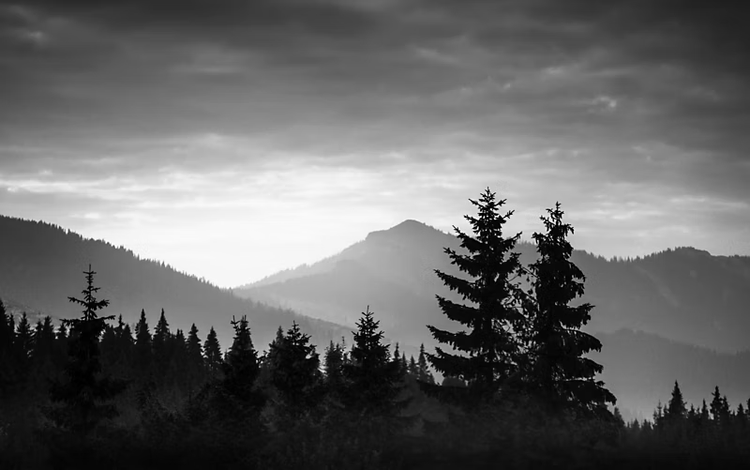
#> input picture grises.png, 750 x 470 px
$ jupyter execute --allow-errors LAB1.ipynb
#> lines starting #> are read from the running program, lines starting #| are printed output that depends on the picture
#> further down, img is the input picture: shape (470, 750); min 0, max 255, mean 101.5
# Laboratorio 1

Alina Carias, Ariela Mishaan, Daniel Machic

## Librerías

[cell 1]
import numpy as np
import cv2
import matplotlib.pyplot as plt

## TASK 2 - PRÁCTICA

### Ejercicio 1: Convolución 2D Genérica

[cell 2]
def pad_reflect_manual (img, pad_h, pad_w):

#> called with pad_h = 2, pad_w = 2
    if pad_h == 0 and pad_w == 0:
        return img.copy()

    H, W = img.shape
#> H = 470; W = 750
    out = np.empty((H + 2*pad_h, W + 2*pad_w), dtype=img.dtype)

    out[pad_h:pad_h+H, pad_w:pad_w+W] = img

    if pad_h > 0:
        out[:pad_h, pad_w:pad_w+W] = img[pad_h:0:-1, :]
#> out: shape (474, 754) float32; min 0, max 1.66e+35, mean 4.63e+29
        out[pad_h+H:, pad_w:pad_w+W] = img[-2:-2-pad_h:-1, :]
#> out: shape (474, 754) float32; min 0, max 1.66e+35, mean 4.63e+29

    if pad_w > 0:
        out[:, :pad_w] = out[:, 2*pad_w:pad_w:-1]
        out[:, pad_w+W:] = out[:, pad_w+W-2:pad_w+W-2-pad_w:-1]

    return out

[cell 3]
def mi_convolucion(imagen, kernel, padding_type='reflect'):
    if imagen.ndim != 2:
        raise ValueError("Solo en escala de grises (H,W).")

    img = imagen.astype(np.float32, copy=False)
    k = np.array(kernel, dtype=np.float32)

    if k.ndim != 2:
        raise ValueError("El kernel debe ser 2D.")
    if k.shape[0] % 2 == 0 or k.shape[1] % 2 == 0:
        raise ValueError("El kernel debe ser impar (3x3, 5x5...).")

    kh, kw = k.shape
    pad_h, pad_w = kh // 2, kw // 2

    # Convolución real: flip del kernel
    k = np.flipud(np.fliplr(k))

    if padding_type == 'reflect':
        padded = pad_reflect_manual(img, pad_h, pad_w)
    else:
        raise ValueError("Se debe de utilizar reflect como padding_type.")

    H, W = img.shape
#> H = 470; W = 750
    out = np.zeros((H, W), dtype=np.float32)

    for y in range(kh):
        for x in range(kw):
            out += k[y, x] * padded[y:y+H, x:x+W]
#> out: shape (470, 750) float32

    return out

### Ejercicio 2: Generador de Gaussianos

[cell 4]
def generar_gaussiano(tamanio, sigma, mu=0.0):
    tamanio = int(tamanio)
    sigma = float(sigma)
    mu = float(mu)

    if tamanio <= 0 or tamanio % 2 == 0:
        raise ValueError("el tamanio debe ser impar y > 0.")
    if sigma <= 0:
        raise ValueError("sigma debe ser > 0.")

    r = tamanio // 2
    y, x = np.mgrid[-r:r+1, -r:r+1].astype(np.float32)

    g = np.exp(-(((x - mu)**2 + (y - mu)**2) / (2.0 * sigma * sigma)))

    g /= g.sum()

    return g.astype(np.float32)

(Whyamit404, 2025)

### Ejercicio 3: Pipeline de Detección de bordes (Sobel)

[cell 5]
def detectar_bordes_sobel(imagen, suavizar=True, tamano_gauss=5, sigma=1.2):
#> called with suavizar = False, tamano_gauss = 5, sigma = 1.2
    if imagen.ndim != 2:
        raise ValueError("Solo grayscale (H,W).")

    img = imagen.astype(np.float32, copy=False)
    if suavizar:
        kG = generar_gaussiano(tamano_gauss, sigma)
        img = mi_convolucion(img, kG, padding_type='reflect')

    filtro = np.array([[-1, 0, 1],
                    [-2, 0, 2],
                    [-1, 0, 1]], dtype=np.float32)

    gx = mi_convolucion(img, filtro, padding_type='reflect')
#> in pad_reflect_manual (call 2), `out[pad_h+H:, pad_w:pad_w+W] = img[-2:-2-pad_h:-1, :]`: out: shape (472, 752) float32; min 0, max 249, mean 100.7

    filtro_y = np.flip(filtro.T, axis=0)
    gy = mi_convolucion(img, filtro_y, padding_type='reflect')
#> call 3 of mi_convolucion, with kernel = array of shape (3, 3), padding_type = 'reflect'
#> in pad_reflect_manual (call 3), `out[:pad_h, pad_w:pad_w+W] = img[pad_h:0:-1, :]`: out: shape (472, 752) float32; min 0, max 1.66e+35, mean 4.67e+29
#> in pad_reflect_manual (call 3), `out[pad_h+H:, pad_w:pad_w+W] = img[-2:-2-pad_h:-1, :]`: out: shape (472, 752) float32; min 0, max 1.66e+35, mean 4.67e+29
#> in pad_reflect_manual (call 3), `out[:, :pad_w] = out[:, 2*pad_w:pad_w:-1]`: out: shape (472, 752) float32; min 0, max 249, mean 100.7
#> after the loop in mi_convolucion (call 3), `for y in range(kh):`:
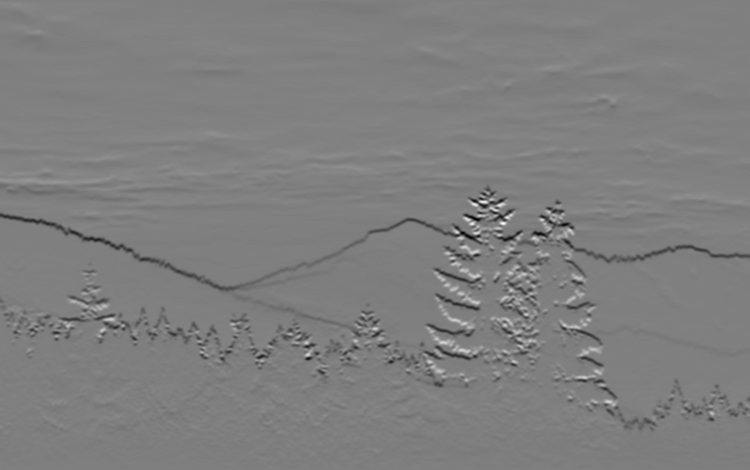
#> out: shape (470, 750) float32; min -461, max 464, mean -0.8; drawn with min black and max white

    mag = np.sqrt(np.square(gx) + np.square(gy)).astype(np.float32)
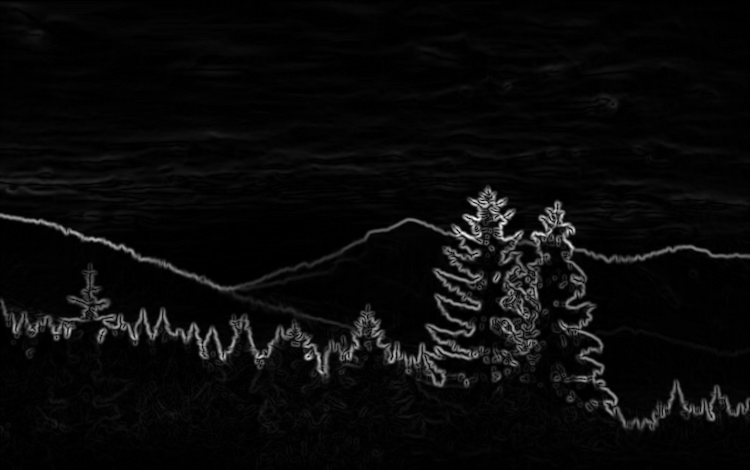
#> mag: shape (470, 750) float32; min 0, max 517.4, mean 20.2; drawn with min black and max white

    mmax = mag.max()
#> mmax = 517.4
    if mmax > 0:
        mag_u8 = (mag * (255.0 / mmax)).clip(0, 255).astype(np.uint8)
    else:
        mag_u8 = np.zeros_like(imagen, dtype=np.uint8)

    theta = np.arctan2(gy, gx).astype(np.float32)
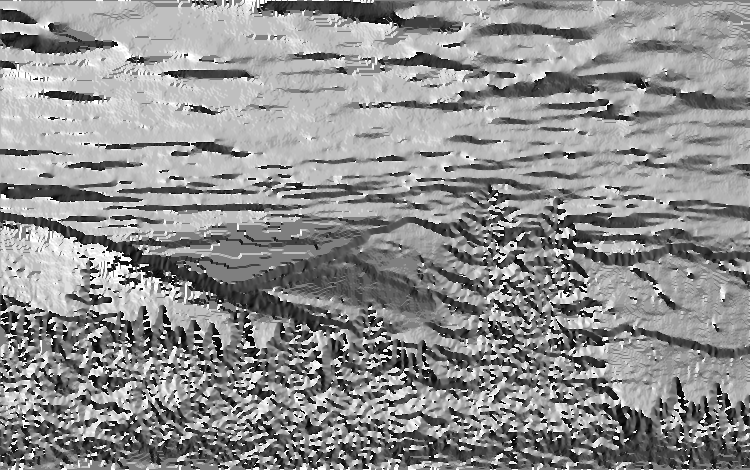
#> theta: shape (470, 750) float32; min -3.14, max 3.14, mean 0.403; drawn with min black and max white

    return mag_u8, theta, gx, gy

(Jana, 2019)

## Prueba

[cell 6]
def pipeline_suavizar_y_sobel(imagen, tamanio=5, sigma=1.2):
    # Kernel gaussiano
    k = generar_gaussiano(tamanio, sigma)

    # Suavizado con la convolución
    suav = mi_convolucion(imagen, k, padding_type="reflect")

    # Mantener rango válido para visualizar/guardar
    suav_u8 = np.clip(suav, 0, 255).astype(np.uint8)

    # Sobel
    mag_u8, theta, gx, gy = detectar_bordes_sobel(suav_u8, suavizar=False)

    return suav_u8, mag_u8, theta

[cell 7]
img = cv2.imread("grises.png", cv2.IMREAD_GRAYSCALE)
if img is None:
    raise FileNotFoundError("No se puede leer grises.png. Revisar el nombre y la ruta.")

suav, mag, theta = pipeline_suavizar_y_sobel(img, tamanio=5, sigma=1.2)

plt.figure(); plt.title("Original"); plt.imshow(img, cmap="gray"); plt.axis("off")
plt.figure(); plt.title("Suavizada"); plt.imshow(suav, cmap="gray"); plt.axis("off")
plt.figure(); plt.title("Magnitud Sobel"); plt.imshow(mag, cmap="gray"); plt.axis("off")
plt.show()

## Referencias

Jana, A. (2019, 18 mayo). How to implement Sobel edge detection using Python from scratch. A Developer Diary. https://adeveloperdiary.com/data-science/computer-vision/how-to-implement-sobel-edge-detection-using-python-from-scratch/

Whyamit404. (2025, 2 febrero). Creating a Gaussian Distribution with NumPy. Medium. https://medium.com/@whyamit404/creating-a-gaussian-distribution-with-numpy-dc810d931ee0

## Task 3 – Evaluación de Ingeniería y Criterio

[cell 8]
# Cargar imagen
img = cv2.imread("carretera.png")
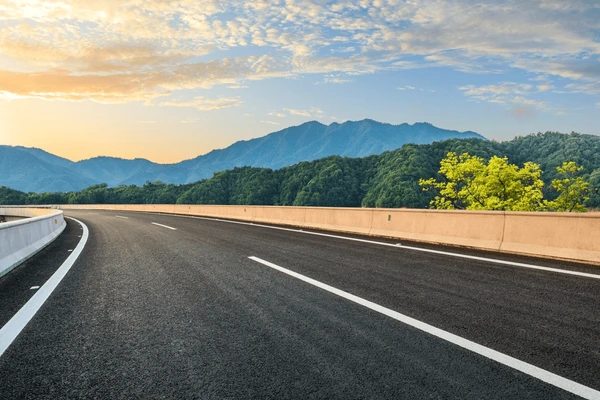
#> input picture carretera.png, 600 x 400 px
#> img is the input picture: shape (400, 600, 3); mean B, G, R 125.8, 133.6, 129.2

# Convertir a escala de grises
img_gray = cv2.cvtColor(img, cv2.COLOR_BGR2GRAY)

# Imagen con Ruido
def agregar_ruido_gaussiano(imagen, mean=0, std=20):
#> called with mean = 0, std = 20
    ruido = np.random.normal(mean, std, imagen.shape)
    imagen_ruido = imagen + ruido
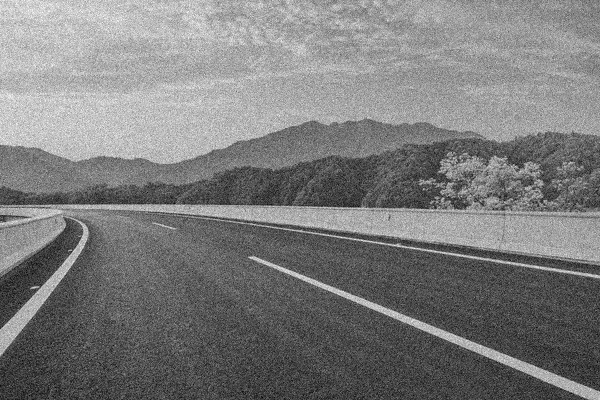
#> imagen_ruido: shape (400, 600) float64; min -40.75, max 312.4, mean 131.4; drawn with min black and max white
    return np.clip(imagen_ruido, 0, 255)
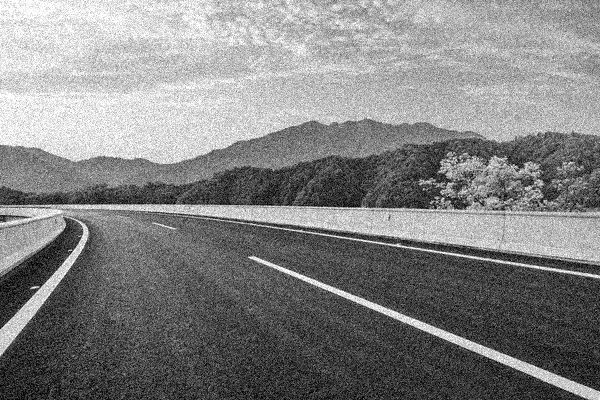
#> returned value: shape (400, 600) float64; min 0, max 255, mean 131.3

img_ruido = agregar_ruido_gaussiano(img_gray)

plt.imshow(img_ruido, cmap='gray')
plt.title("Imagen con ruido")
plt.axis("off")

### Experimento A: El efecto de Sigma

[cell 9]
# Sin Suavizado
G_sin = detectar_bordes_sobel(img_ruido)[0]
#> call 2 of detectar_bordes_sobel, with suavizar = True, tamano_gauss = 5, sigma = 1.2
#> in pad_reflect_manual (call 4), `out[:pad_h, pad_w:pad_w+W] = img[pad_h:0:-1, :]`: out: shape (404, 604) float32; min -3.69e+19, max 1.66e+35, mean 6.79e+29
#> in pad_reflect_manual (call 4), `out[pad_h+H:, pad_w:pad_w+W] = img[-2:-2-pad_h:-1, :]`: out: shape (404, 604) float32; min -3.69e+19, max 1.66e+35, mean 6.79e+29
#> in pad_reflect_manual (call 4), `out[:, :pad_w] = out[:, 2*pad_w:pad_w:-1]`: out: shape (404, 604) float32; min -3.69e+19, max 3.69e+19, mean 7.56e+14
#> in pad_reflect_manual (call 4), `out[:, pad_w+W:] = out[:, pad_w+W-2:pad_w+W-2-pad_w:-1]`: out: shape (404, 604) float32; min 0, max 255, mean 131.2
#> in pad_reflect_manual (call 5), `out[:pad_h, pad_w:pad_w+W] = img[pad_h:0:-1, :]`: out: shape (402, 602) float32; min 0, max 1.66e+35, mean 6.84e+29
#> in pad_reflect_manual (call 5), `out[pad_h+H:, pad_w:pad_w+W] = img[-2:-2-pad_h:-1, :]`: out: shape (402, 602) float32; min 0, max 1.66e+35, mean 6.84e+29
#> after the loop in mi_convolucion (call 5), `for y in range(kh):`:
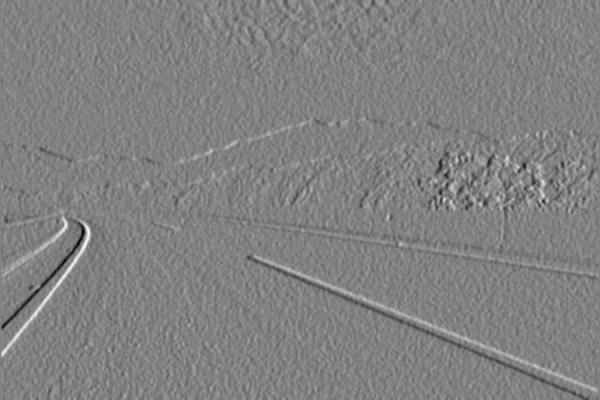
#> out: shape (400, 600) float32; min -351.7, max 341.2, mean 0.5; drawn with min black and max white
#> in pad_reflect_manual (call 6), `out[:pad_h, pad_w:pad_w+W] = img[pad_h:0:-1, :]`: out: shape (402, 602) float32; min 21.54, max 8.44e+14, mean 3.49e+09
#> in pad_reflect_manual (call 6), `out[pad_h+H:, pad_w:pad_w+W] = img[-2:-2-pad_h:-1, :]`: out: shape (402, 602) float32; min 21.54, max 8.44e+14, mean 3.49e+09
#> in pad_reflect_manual (call 6), `out[:, :pad_w] = out[:, 2*pad_w:pad_w:-1]`:
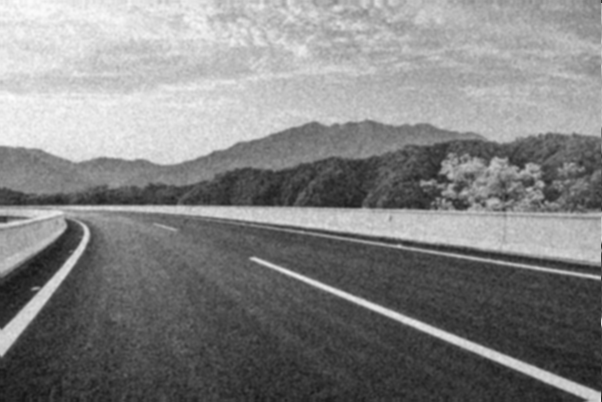
#> out: shape (402, 602) float32; min 21.54, max 253.5, mean 131.3
#> after the loop in mi_convolucion (call 6), `for y in range(kh):`:
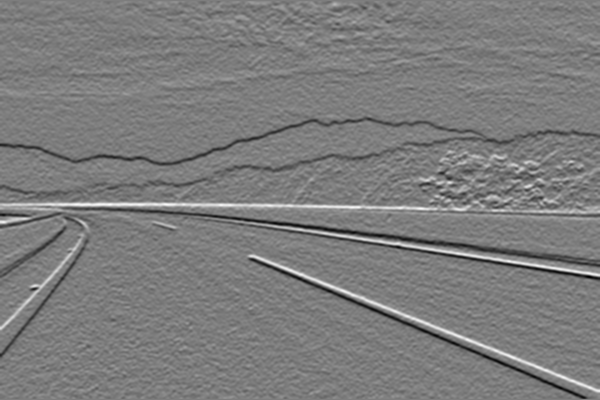
#> out: shape (400, 600) float32; min -401.8, max 413.4, mean -2.8; drawn with min black and max white
#> in detectar_bordes_sobel (call 2), `mag = np.sqrt(np.square(gx) + np.square(gy)).astype(np.float32)`:
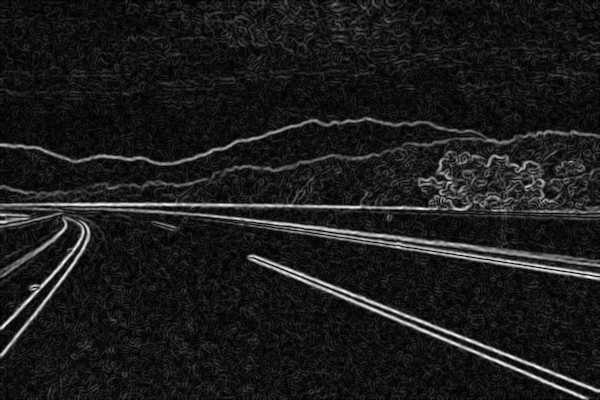
#> mag: shape (400, 600) float32; min 0, max 413.5, mean 45.3; drawn with min black and max white
#> in detectar_bordes_sobel (call 2), `mmax = mag.max()`: mmax = 413.5

plt.imshow(G_sin, cmap='gray')
plt.title("Sobel sin suavizado")
plt.axis("off")

[cell 10]
# Gaussiano σ = 1 (5x5)
kernel_g1 = generar_gaussiano(5, sigma=1)
img_suave_1 = mi_convolucion(img_ruido, kernel_g1)
G_sigma1 = detectar_bordes_sobel(img_suave_1)[0]

plt.imshow(G_sigma1, cmap='gray')
plt.title("Sobel con Gaussiano σ=1")
plt.axis("off")

[cell 11]
# Gaussiano σ = 5 (31x31)
kernel_g5 = generar_gaussiano(31, sigma=5)
img_suave_5 = mi_convolucion(img_ruido, kernel_g5)
G_sigma5 = detectar_bordes_sobel(img_suave_5)[0]

plt.imshow(G_sigma5, cmap='gray')
plt.title("Sobel con Gaussiano σ = 5")
plt.axis("off")

### Análisis
Al analizar las tres imágenes de bordes obtenidas, se observa que cuando no se aplica suavizado previo, el operador Sobel detecta fuertemente la textura del suelo y el ruido presente en la imagen, generando numerosos falsos bordes que podrían ser interpretados erróneamente como obstáculos. En contraste, al utilizar un suavizado Gaussiano con un valor de σ alto, los bordes finos y detalles pequeños como grietas del suelo se atenúan o desaparecen debido a la eliminación de altas frecuencias, permaneciendo únicamente los bordes asociados a estructuras grandes. Desde un punto de vista de ingeniería, el uso de un Gaussiano con σ elevado resulta la mejor opción para detectar pallets grandes en un entorno industrial, ya que reduce significativamente el ruido y la textura del suelo, mejorando la robustez del sistema de detección y evitando falsas detecciones que afectarían la navegación del robot.

[cell 12]
plt.figure(figsize=(15,5))

plt.subplot(1,3,1)
plt.imshow(G_sin, cmap='gray')
plt.title("Sin suavizado")
plt.axis("off")

plt.subplot(1,3,2)
plt.imshow(G_sigma1, cmap='gray')
plt.title("Gaussiano σ = 1")
plt.axis("off")

plt.subplot(1,3,3)
plt.imshow(G_sigma5, cmap='gray')
plt.title("Gaussiano σ = 5")
plt.axis("off")

plt.show()

### Experimento B: Histéresis Manual (Simulación de Canny)

[cell 13]
def umbral_simple(magnitud, T):
    salida = np.zeros_like(magnitud)
    salida[magnitud >= T] = 255
    return salida

[cell 14]
# Probar un valor de umbral T único
Ts = [50, 80, 120]

plt.figure(figsize=(12,4))

for i, T in enumerate(Ts):
    plt.subplot(1, 3, i+1)
    plt.imshow(umbral_simple(G_sigma1, T), cmap='gray')
    plt.title(f"T = {T}")
    plt.axis("off")

plt.show()
